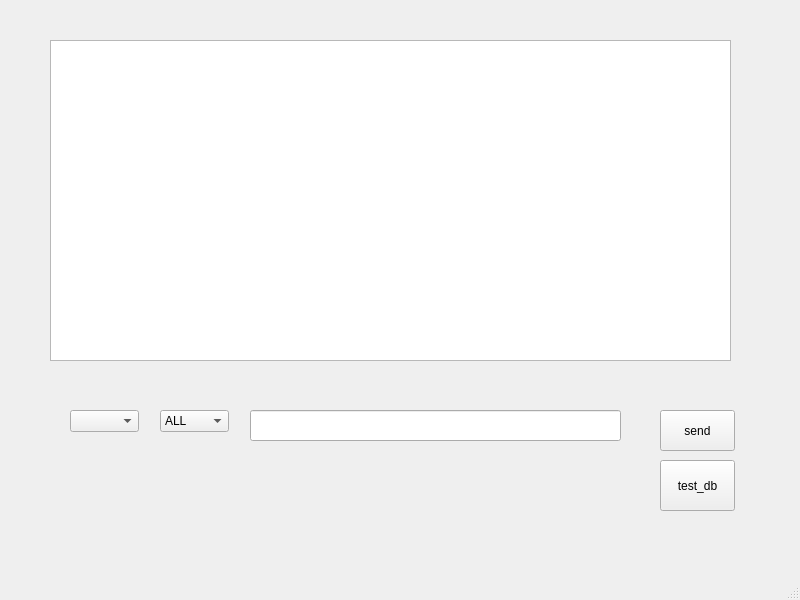
<?xml version="1.0" encoding="UTF-8"?>
<ui version="4.0">
 <class>MainWindow</class>
 <widget class="QMainWindow" name="MainWindow">
  <property name="geometry">
   <rect>
    <x>0</x>
    <y>0</y>
    <width>800</width>
    <height>600</height>
   </rect>
  </property>
  <property name="windowTitle">
   <string>MainWindow</string>
  </property>
  <widget class="QWidget" name="centralwidget">
   <widget class="QLineEdit" name="lineEdit">
    <property name="geometry">
     <rect>
      <x>250</x>
      <y>410</y>
      <width>371</width>
      <height>31</height>
     </rect>
    </property>
   </widget>
   <widget class="QPushButton" name="pushButton">
    <property name="geometry">
     <rect>
      <x>660</x>
      <y>410</y>
      <width>75</width>
      <height>41</height>
     </rect>
    </property>
    <property name="text">
     <string>send</string>
    </property>
   </widget>
   <widget class="QComboBox" name="comboBox">
    <property name="geometry">
     <rect>
      <x>70</x>
      <y>410</y>
      <width>69</width>
      <height>22</height>
     </rect>
    </property>
   </widget>
   <widget class="QComboBox" name="comboBox_2">
    <property name="geometry">
     <rect>
      <x>160</x>
      <y>410</y>
      <width>69</width>
      <height>22</height>
     </rect>
    </property>
    <item>
     <property name="text">
      <string>ALL</string>
     </property>
    </item>
   </widget>
   <widget class="QTextEdit" name="textEdit">
    <property name="geometry">
     <rect>
      <x>50</x>
      <y>40</y>
      <width>681</width>
      <height>321</height>
     </rect>
    </property>
   </widget>
   <widget class="QPushButton" name="pushButton_2">
    <property name="geometry">
     <rect>
      <x>660</x>
      <y>460</y>
      <width>75</width>
      <height>51</height>
     </rect>
    </property>
    <property name="text">
     <string>test_db</string>
    </property>
   </widget>
  </widget>
  <widget class="QMenuBar" name="menubar">
   <property name="geometry">
    <rect>
     <x>0</x>
     <y>0</y>
     <width>800</width>
     <height>22</height>
    </rect>
   </property>
  </widget>
  <widget class="QStatusBar" name="statusbar"/>
 </widget>
 <resources/>
 <connections/>
</ui>
